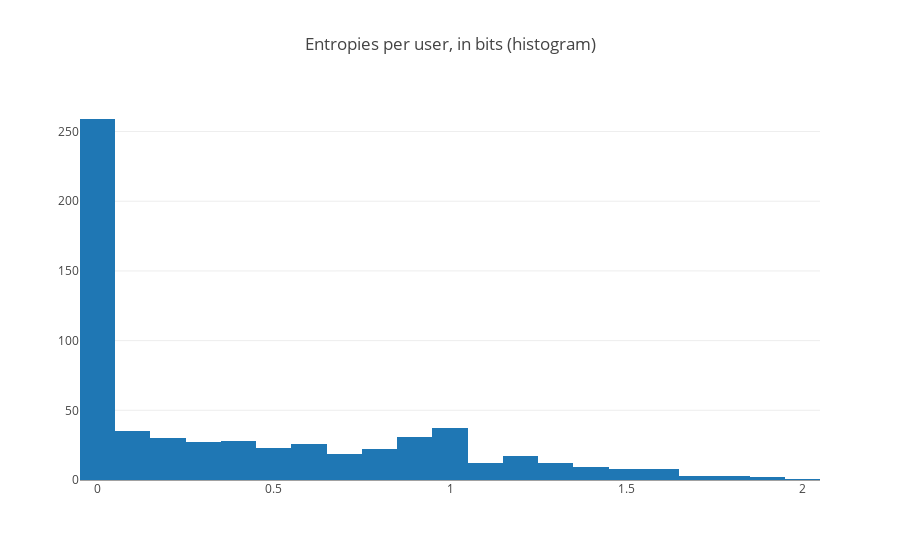

Notebook code for this chart:
### Code cell
#print(np.mean(entropies))
#print(np.sum(entropies))
entropies = get_entropies_for_all_users()
print('mean entropy per user', np.mean(entropies))
print('median entropy per user', np.median(entropies))
plothist(entropies, 'Entropies per user, in bits (histogram)')

### Figure 1 — Plotly figure (JSON) as saved in the notebook; plotly's stock layout.template omitted (floating-point values rounded to 4 significant figures; data arrays with more than 128 entries replaced by an {"elided": "..."} marker saying what was removed)
{"data": [{"type": "histogram", "uid": "f10ade97-f24f-4adf-a34d-b1a81a1096f0", "x": {"elided": "612 float values"}}], "layout": {"title": {"text": "Entropies per user, in bits (histogram)"}}}
